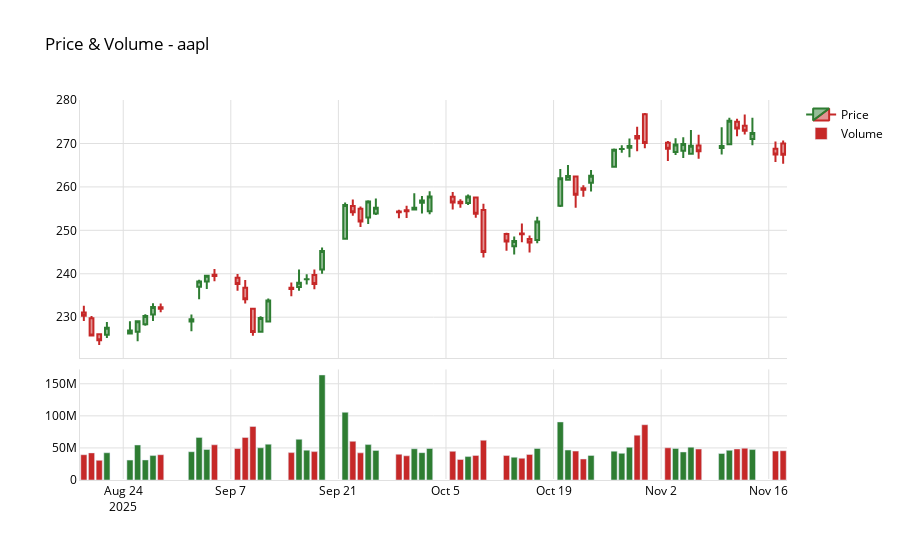

The code cell stored with this chart in its notebook:
### Code cell
chart.set_theme('light')
figure_dynamic = chart.create_simple_price_chart()
save_chart(figure=figure_dynamic, path=os.path.join(project_root, r'output\charts'), chart_name='simple_chart_lighttheme', format='png')

figure_dynamic.show()
